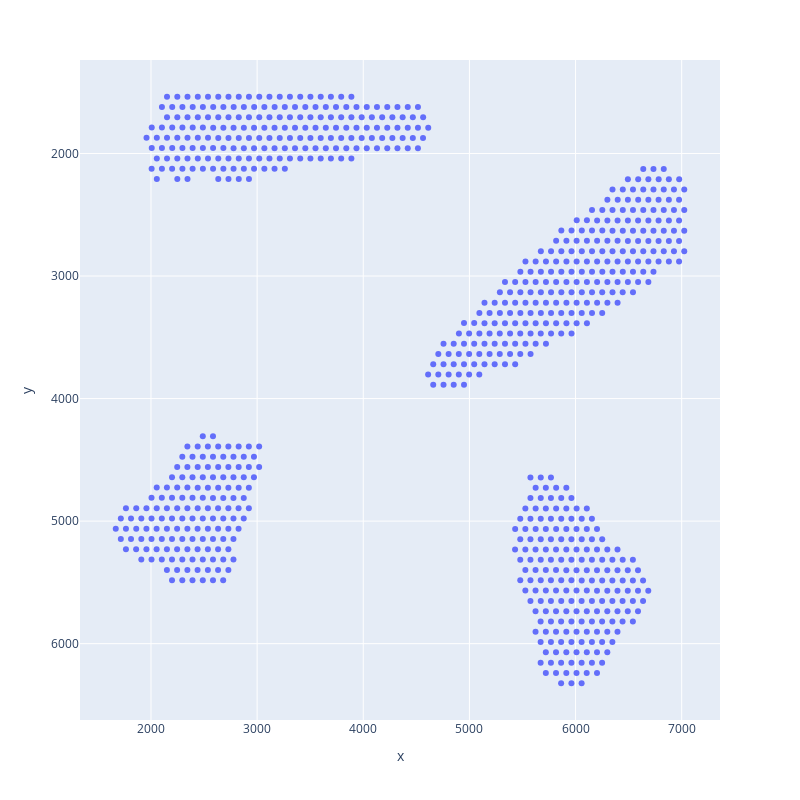

The code cell stored with this chart in its notebook:
### Code cell
# A619-D
adata = sc.read_h5ad('/Users/sohyun/Documents/2.SingleCellATAC/12.Spatial/2.h5adFiles/A619_D_adata_processed.h5ad')
fig = px.scatter(x=adata.obsm['spatial'][:, 0], y=adata.obsm['spatial'][:, 1])

# Invert the y-axis
fig.update_layout(
    yaxis=dict(autorange='reversed'),
    width=800,  # Set the width of the figure
    height=800  # Set the height of the figure (increased to make it longer)
)

fig.show()

Meta = adata.obs
Meta['spatial_x'] = adata.obsm['spatial'][:, 0]
Meta['spatial_y'] = adata.obsm['spatial'][:, 1]

#selected_row = Meta[(Meta['spatial_x'] == 2142) & (Meta['spatial_y'] == 4356)]
#row_name = selected_row.index[0]
#print(row_name)
get_row_name_by_spatial_coordinates(Meta, 4564, 1705)
get_row_name_by_spatial_coordinates(Meta, 4612, 1789)
get_row_name_by_spatial_coordinates(Meta, 4563, 1873)

get_row_name_by_spatial_coordinates(Meta, 4659, 3720)
get_row_name_by_spatial_coordinates(Meta, 4707, 3804)
get_row_name_by_spatial_coordinates(Meta, 4756, 3888)

### Figure 1 — Plotly figure (JSON) as saved in the notebook; plotly's stock layout.template omitted (floating-point values rounded to 4 significant figures; data arrays with more than 128 entries replaced by an {"elided": "..."} marker saying what was removed)
{"data": [{"hovertemplate": "x=%{x}<br>y=%{y}<extra></extra>", "legendgroup": "", "marker": {"color": "#636efa", "symbol": "circle"}, "mode": "markers", "name": "", "orientation": "v", "showlegend": false, "type": "scatter", "x": {"elided": "753 int values"}, "xaxis": "x", "y": {"elided": "753 int values"}, "yaxis": "y"}], "layout": {"height": 800, "legend": {"tracegroupgap": 0}, "margin": {"t": 60}, "width": 800, "xaxis": {"anchor": "y", "autorange": true, "domain": [0, 1], "range": [1331.0, 7361.0], "title": {"text": "x"}, "type": "linear"}, "yaxis": {"anchor": "x", "autorange": true, "domain": [0, 1], "range": [6623.0, 1237.0], "title": {"text": "y"}, "type": "linear"}}}
